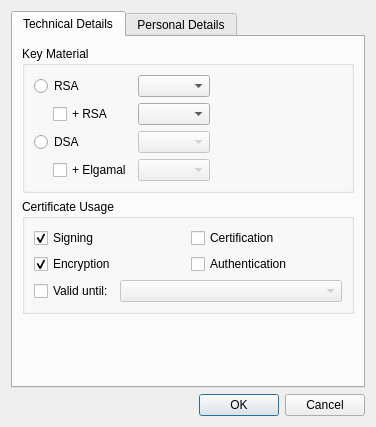
<?xml version="1.0" encoding="UTF-8"?>
<ui version="4.0">
 <class>Kleo::NewCertificateUi::AdvancedSettingsDialog</class>
 <widget class="QDialog" name="Kleo::NewCertificateUi::AdvancedSettingsDialog">
  <property name="geometry">
   <rect>
    <x>0</x>
    <y>0</y>
    <width>376</width>
    <height>427</height>
   </rect>
  </property>
  <property name="windowTitle">
   <string>Advanced Settings</string>
  </property>
  <layout class="QVBoxLayout" name="verticalLayout_7">
   <item>
    <widget class="QTabWidget" name="tabWidget">
     <widget class="QWidget" name="technicalTab">
      <attribute name="title">
       <string>Technical Details</string>
      </attribute>
      <layout class="QVBoxLayout" name="verticalLayout_2">
       <item>
        <widget class="QGroupBox" name="groupBox">
         <property name="title">
          <string>Key Material</string>
         </property>
         <layout class="QGridLayout" name="gridLayout_3">
          <item row="0" column="0" colspan="2">
           <widget class="QRadioButton" name="rsaRB">
            <property name="text">
             <string>RSA</string>
            </property>
            <property name="checked">
             <bool>false</bool>
            </property>
           </widget>
          </item>
          <item row="0" column="2">
           <widget class="QComboBox" name="rsaKeyStrengthCB"/>
          </item>
          <item row="0" column="3">
           <spacer name="horizontalSpacer">
            <property name="orientation">
             <enum>Qt::Horizontal</enum>
            </property>
            <property name="sizeHint" stdset="0">
             <size>
              <width>40</width>
              <height>20</height>
             </size>
            </property>
           </spacer>
          </item>
          <item row="1" column="1">
           <widget class="QCheckBox" name="rsaSubCB">
            <property name="enabled">
             <bool>true</bool>
            </property>
            <property name="text">
             <string>+ RSA</string>
            </property>
           </widget>
          </item>
          <item row="1" column="2">
           <widget class="QComboBox" name="rsaKeyStrengthSubCB"/>
          </item>
          <item row="2" column="0" colspan="2">
           <widget class="QRadioButton" name="dsaRB">
            <property name="text">
             <string>DSA</string>
            </property>
           </widget>
          </item>
          <item row="2" column="2">
           <widget class="QComboBox" name="dsaKeyStrengthCB">
            <property name="enabled">
             <bool>false</bool>
            </property>
           </widget>
          </item>
          <item row="3" column="0">
           <spacer name="horizontalSpacer_2">
            <property name="orientation">
             <enum>Qt::Horizontal</enum>
            </property>
            <property name="sizeType">
             <enum>QSizePolicy::Fixed</enum>
            </property>
            <property name="sizeHint" stdset="0">
             <size>
              <width>13</width>
              <height>13</height>
             </size>
            </property>
           </spacer>
          </item>
          <item row="3" column="1">
           <widget class="QCheckBox" name="elgCB">
            <property name="enabled">
             <bool>true</bool>
            </property>
            <property name="text">
             <string>+ Elgamal</string>
            </property>
           </widget>
          </item>
          <item row="3" column="2">
           <widget class="QComboBox" name="elgKeyStrengthCB">
            <property name="enabled">
             <bool>false</bool>
            </property>
           </widget>
          </item>
         </layout>
        </widget>
       </item>
       <item>
        <widget class="QGroupBox" name="groupBox_2">
         <property name="title">
          <string>Certificate Usage</string>
         </property>
         <layout class="QGridLayout" name="gridLayout_2">
          <item row="2" column="0" colspan="2">
           <layout class="QHBoxLayout" name="horizontalLayout">
            <item>
             <widget class="QCheckBox" name="expiryCB">
              <property name="text">
               <string>Valid until:</string>
              </property>
             </widget>
            </item>
            <item>
             <widget class="KDateComboBox" name="expiryDE">
              <property name="enabled">
               <bool>false</bool>
              </property>
              <property name="sizePolicy">
               <sizepolicy hsizetype="MinimumExpanding" vsizetype="Fixed">
                <horstretch>0</horstretch>
                <verstretch>0</verstretch>
               </sizepolicy>
              </property>
             </widget>
            </item>
           </layout>
          </item>
          <item row="0" column="1">
           <widget class="QCheckBox" name="certificationCB">
            <property name="text">
             <string>Certification</string>
            </property>
           </widget>
          </item>
          <item row="0" column="0">
           <widget class="QCheckBox" name="signingCB">
            <property name="text">
             <string>Signing</string>
            </property>
            <property name="checked">
             <bool>true</bool>
            </property>
           </widget>
          </item>
          <item row="1" column="0">
           <widget class="QCheckBox" name="encryptionCB">
            <property name="text">
             <string>Encryption</string>
            </property>
            <property name="checked">
             <bool>true</bool>
            </property>
           </widget>
          </item>
          <item row="1" column="1">
           <widget class="QCheckBox" name="authenticationCB">
            <property name="text">
             <string>Authentication</string>
            </property>
           </widget>
          </item>
         </layout>
        </widget>
       </item>
       <item>
        <spacer name="verticalSpacer">
         <property name="orientation">
          <enum>Qt::Vertical</enum>
         </property>
         <property name="sizeHint" stdset="0">
          <size>
           <width>20</width>
           <height>40</height>
          </size>
         </property>
        </spacer>
       </item>
      </layout>
     </widget>
     <widget class="QWidget" name="personalTab">
      <attribute name="title">
       <string>Personal Details</string>
      </attribute>
      <layout class="QGridLayout" name="gridLayout">
       <item row="0" column="0" colspan="2">
        <widget class="QGroupBox" name="uidGB">
         <property name="title">
          <string>Additional User-IDs</string>
         </property>
         <layout class="QVBoxLayout" name="verticalLayout_6">
          <item>
           <widget class="Kleo::NewCertificateUi::ListWidget" name="uidLW" native="true"/>
          </item>
         </layout>
        </widget>
       </item>
       <item row="2" column="0" rowspan="2">
        <widget class="QGroupBox" name="emailGB">
         <property name="title">
          <string>EMail Addresses</string>
         </property>
         <layout class="QVBoxLayout" name="verticalLayout_5">
          <item>
           <widget class="Kleo::NewCertificateUi::ListWidget" name="emailLW" native="true"/>
          </item>
         </layout>
        </widget>
       </item>
       <item row="2" column="1">
        <widget class="QGroupBox" name="dnsGB">
         <property name="title">
          <string>DNS Names</string>
         </property>
         <layout class="QVBoxLayout" name="verticalLayout_4">
          <item>
           <widget class="Kleo::NewCertificateUi::ListWidget" name="dnsLW" native="true"/>
          </item>
         </layout>
        </widget>
       </item>
       <item row="3" column="1">
        <widget class="QGroupBox" name="uriGB">
         <property name="title">
          <string>URIs</string>
         </property>
         <layout class="QVBoxLayout" name="verticalLayout_3">
          <item>
           <widget class="Kleo::NewCertificateUi::ListWidget" name="uriLW" native="true"/>
          </item>
         </layout>
        </widget>
       </item>
      </layout>
     </widget>
    </widget>
   </item>
   <item>
    <widget class="QDialogButtonBox" name="buttonBox">
     <property name="orientation">
      <enum>Qt::Horizontal</enum>
     </property>
     <property name="standardButtons">
      <set>QDialogButtonBox::Cancel|QDialogButtonBox::Ok</set>
     </property>
    </widget>
   </item>
  </layout>
 </widget>
 <customwidgets>
  <customwidget>
   <class>KComboBox</class>
   <extends>QComboBox</extends>
   <header>kcombobox.h</header>
  </customwidget>
  <customwidget>
   <class>Kleo::NewCertificateUi::ListWidget</class>
   <extends>QWidget</extends>
   <header>newcertificatewizard/listwidget.h</header>
   <container>1</container>
   <slots>
    <signal>itemsChanged()</signal>
   </slots>
  </customwidget>
  <customwidget>
   <class>KDateComboBox</class>
   <extends>KComboBox</extends>
   <header>kdatecombobox.h</header>
  </customwidget>
 </customwidgets>
 <resources/>
 <connections>
  <connection>
   <sender>buttonBox</sender>
   <signal>accepted()</signal>
   <receiver>Kleo::NewCertificateUi::AdvancedSettingsDialog</receiver>
   <slot>accept()</slot>
   <hints>
    <hint type="sourcelabel">
     <x>236</x>
     <y>387</y>
    </hint>
    <hint type="destinationlabel">
     <x>157</x>
     <y>274</y>
    </hint>
   </hints>
  </connection>
  <connection>
   <sender>buttonBox</sender>
   <signal>rejected()</signal>
   <receiver>Kleo::NewCertificateUi::AdvancedSettingsDialog</receiver>
   <slot>reject()</slot>
   <hints>
    <hint type="sourcelabel">
     <x>325</x>
     <y>387</y>
    </hint>
    <hint type="destinationlabel">
     <x>286</x>
     <y>274</y>
    </hint>
   </hints>
  </connection>
  <connection>
   <sender>rsaRB</sender>
   <signal>toggled(bool)</signal>
   <receiver>rsaKeyStrengthCB</receiver>
   <slot>setEnabled(bool)</slot>
   <hints>
    <hint type="sourcelabel">
     <x>84</x>
     <y>112</y>
    </hint>
    <hint type="destinationlabel">
     <x>189</x>
     <y>111</y>
    </hint>
   </hints>
  </connection>
  <connection>
   <sender>elgCB</sender>
   <signal>toggled(bool)</signal>
   <receiver>elgKeyStrengthCB</receiver>
   <slot>setEnabled(bool)</slot>
   <hints>
    <hint type="sourcelabel">
     <x>147</x>
     <y>185</y>
    </hint>
    <hint type="destinationlabel">
     <x>291</x>
     <y>185</y>
    </hint>
   </hints>
  </connection>
  <connection>
   <sender>rsaSubCB</sender>
   <signal>toggled(bool)</signal>
   <receiver>rsaKeyStrengthSubCB</receiver>
   <slot>setEnabled(bool)</slot>
   <hints>
    <hint type="sourcelabel">
     <x>147</x>
     <y>185</y>
    </hint>
    <hint type="destinationlabel">
     <x>291</x>
     <y>185</y>
    </hint>
   </hints>
  </connection>
  <connection>
   <sender>expiryCB</sender>
   <signal>toggled(bool)</signal>
   <receiver>expiryDE</receiver>
   <slot>setEnabled(bool)</slot>
   <hints>
    <hint type="sourcelabel">
     <x>120</x>
     <y>328</y>
    </hint>
    <hint type="destinationlabel">
     <x>172</x>
     <y>326</y>
    </hint>
   </hints>
  </connection>
  <connection>
   <sender>dsaRB</sender>
   <signal>toggled(bool)</signal>
   <receiver>dsaKeyStrengthCB</receiver>
   <slot>setEnabled(bool)</slot>
   <hints>
    <hint type="sourcelabel">
     <x>131</x>
     <y>149</y>
    </hint>
    <hint type="destinationlabel">
     <x>181</x>
     <y>139</y>
    </hint>
   </hints>
  </connection>
  <connection>
   <sender>rsaRB</sender>
   <signal>toggled(bool)</signal>
   <receiver>Kleo::NewCertificateUi::AdvancedSettingsDialog</receiver>
   <slot>slotKeyMaterialSelectionChanged()</slot>
   <hints>
    <hint type="sourcelabel">
     <x>39</x>
     <y>95</y>
    </hint>
    <hint type="destinationlabel">
     <x>5</x>
     <y>93</y>
    </hint>
   </hints>
  </connection>
  <connection>
   <sender>rsaSubCB</sender>
   <signal>toggled(bool)</signal>
   <receiver>Kleo::NewCertificateUi::AdvancedSettingsDialog</receiver>
   <slot>slotKeyMaterialSelectionChanged()</slot>
   <hints>
    <hint type="sourcelabel">
     <x>39</x>
     <y>95</y>
    </hint>
    <hint type="destinationlabel">
     <x>5</x>
     <y>93</y>
    </hint>
   </hints>
  </connection>
  <connection>
   <sender>dsaRB</sender>
   <signal>toggled(bool)</signal>
   <receiver>Kleo::NewCertificateUi::AdvancedSettingsDialog</receiver>
   <slot>slotKeyMaterialSelectionChanged()</slot>
   <hints>
    <hint type="sourcelabel">
     <x>35</x>
     <y>133</y>
    </hint>
    <hint type="destinationlabel">
     <x>5</x>
     <y>131</y>
    </hint>
   </hints>
  </connection>
  <connection>
   <sender>elgCB</sender>
   <signal>toggled(bool)</signal>
   <receiver>Kleo::NewCertificateUi::AdvancedSettingsDialog</receiver>
   <slot>slotKeyMaterialSelectionChanged()</slot>
   <hints>
    <hint type="sourcelabel">
     <x>55</x>
     <y>169</y>
    </hint>
    <hint type="destinationlabel">
     <x>3</x>
     <y>169</y>
    </hint>
   </hints>
  </connection>
  <connection>
   <sender>signingCB</sender>
   <signal>toggled(bool)</signal>
   <receiver>Kleo::NewCertificateUi::AdvancedSettingsDialog</receiver>
   <slot>slotSigningAllowedToggled(bool)</slot>
   <hints>
    <hint type="sourcelabel">
     <x>55</x>
     <y>250</y>
    </hint>
    <hint type="destinationlabel">
     <x>3</x>
     <y>252</y>
    </hint>
   </hints>
  </connection>
  <connection>
   <sender>encryptionCB</sender>
   <signal>toggled(bool)</signal>
   <receiver>Kleo::NewCertificateUi::AdvancedSettingsDialog</receiver>
   <slot>slotEncryptionAllowedToggled(bool)</slot>
   <hints>
    <hint type="sourcelabel">
     <x>53</x>
     <y>288</y>
    </hint>
    <hint type="destinationlabel">
     <x>3</x>
     <y>280</y>
    </hint>
   </hints>
  </connection>
 </connections>
 <slots>
  <slot>slotKeyMaterialSelectionChanged()</slot>
  <slot>slotSigningAllowedToggled(bool)</slot>
  <slot>slotEncryptionAllowedToggled(bool)</slot>
 </slots>
</ui>
